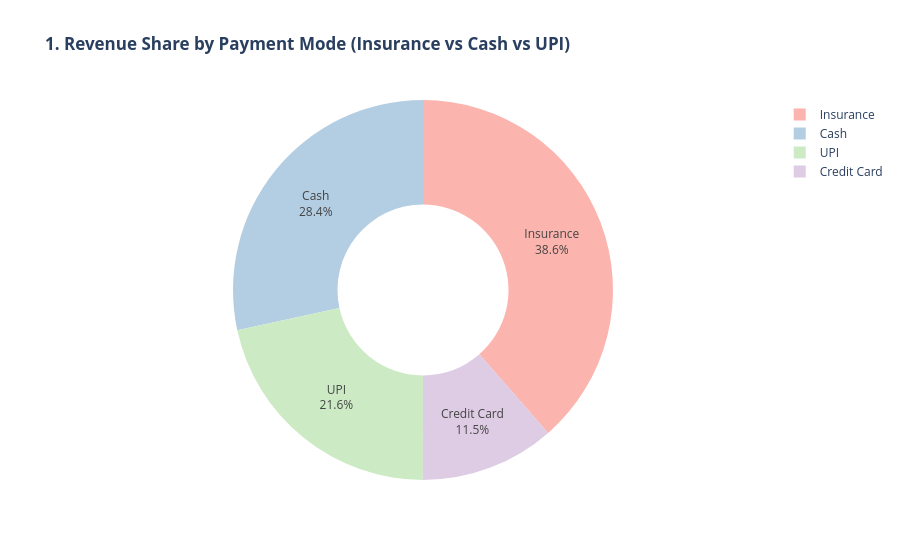
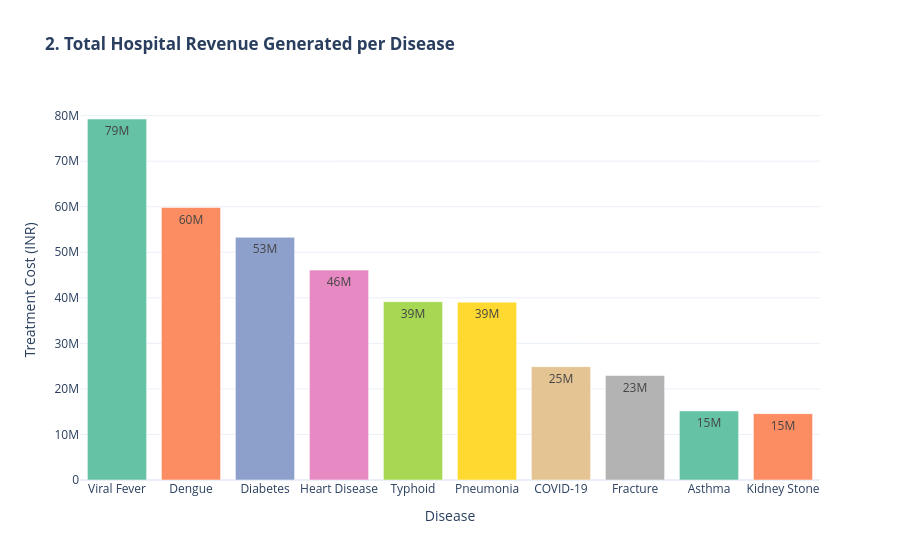
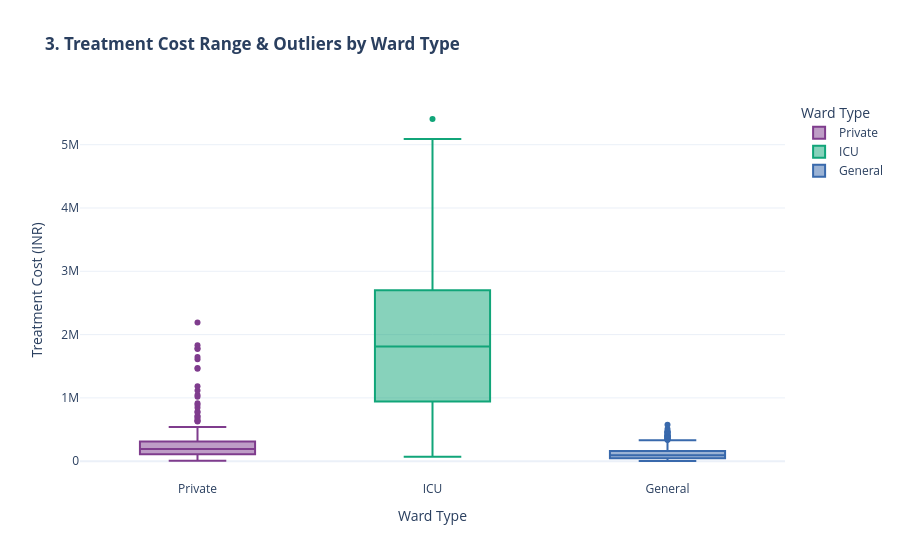

The notebook cell saved with these charts, in order:
### Code cell
import pandas as pd
import plotly.express as px

# -------------------------------------------------------------
# AAPKO BUS YAHAN APNA EXACT FILE PATH COPY-PASTE KARNA HAI
# -------------------------------------------------------------
file_path = r'C:\Users\Acer\Downloads\5_Cost_and_Revenue.xlsx'
# -------------------------------------------------------------

# Data Load Karein
df_cost = pd.read_excel(file_path, sheet_name='Raw Data')

# 1. Revenue Share by Payment Mode (Donut Chart)
pay_rev = df_cost.groupby('Payment Mode')['Treatment Cost (INR)'].sum().reset_index()
pay_rev.columns = ['Payment Mode', 'Total Revenue']

fig_pay = px.pie(
    pay_rev, 
    names='Payment Mode', 
    values='Total Revenue',
    title='<b>1. Revenue Share by Payment Mode (Insurance vs Cash vs UPI)</b>',
    hole=0.45,
    color_discrete_sequence=px.colors.qualitative.Pastel1
)
fig_pay.update_traces(textinfo='percent+label')
fig_pay.show()

# 2. Total Revenue Generated by Disease (Bar Chart)
dis_rev = df_cost.groupby('Disease')['Treatment Cost (INR)'].sum().reset_index()
dis_rev = dis_rev.sort_values(by='Treatment Cost (INR)', ascending=False)

fig_dis_r = px.bar(
    dis_rev, 
    x='Disease', 
    y='Treatment Cost (INR)',
    color='Disease',
    title='<b>2. Total Hospital Revenue Generated per Disease</b>',
    text_auto='.2s',
    color_discrete_sequence=px.colors.qualitative.Set2
)
fig_dis_r.update_layout(showlegend=False, template='plotly_white')
fig_dis_r.show()

# 3. Treatment Cost Distribution across Wards (Box Plot)
fig_box = px.box(
    df_cost, 
    x='Ward Type', 
    y='Treatment Cost (INR)', 
    color='Ward Type',
    title='<b>3. Treatment Cost Range & Outliers by Ward Type</b>',
    color_discrete_sequence=px.colors.qualitative.Bold
)
fig_box.update_layout(template='plotly_white')
fig_box.show()

### Figure 1 — Plotly figure (JSON) as saved in the notebook; plotly's stock layout.template omitted (floating-point values rounded to 4 significant figures)
{"data": [{"domain": {"x": [0, 1], "y": [0, 1]}, "hole": 0.45, "hovertemplate": "Payment Mode=%{label}<br>Total Revenue=%{value}<extra></extra>", "labels": ["Cash", "Credit Card", "Insurance", "UPI"], "legendgroup": "", "name": "", "showlegend": true, "textinfo": "percent+label", "type": "pie", "values": [111900000.0, 45170000.0, 152000000.0, 85150000.0]}], "layout": {"legend": {"tracegroupgap": 0}, "piecolorway": ["rgb(251,180,174)", "rgb(179,205,227)", "rgb(204,235,197)", "rgb(222,203,228)", "rgb(254,217,166)", "rgb(255,255,204)", "rgb(229,216,189)", "rgb(253,218,236)", "rgb(242,242,242)"], "title": {"text": "<b>1. Revenue Share by Payment Mode (Insurance vs Cash vs UPI)</b>"}}}

### Figure 2 — Plotly figure (JSON) as saved in the notebook; plotly's stock layout.template omitted (floating-point values rounded to 4 significant figures)
{"data": [{"hovertemplate": "Disease=%{x}<br>Treatment Cost (INR)=%{y}<extra></extra>", "legendgroup": "Viral Fever", "marker": {"color": "rgb(102,194,165)", "pattern": {"shape": ""}}, "name": "Viral Fever", "orientation": "v", "showlegend": true, "textposition": "auto", "texttemplate": "%{y:.2s}", "type": "bar", "x": ["Viral Fever"], "xaxis": "x", "y": [79260000.0], "yaxis": "y"}, {"hovertemplate": "Disease=%{x}<br>Treatment Cost (INR)=%{y}<extra></extra>", "legendgroup": "Dengue", "marker": {"color": "rgb(252,141,98)", "pattern": {"shape": ""}}, "name": "Dengue", "orientation": "v", "showlegend": true, "textposition": "auto", "texttemplate": "%{y:.2s}", "type": "bar", "x": ["Dengue"], "xaxis": "x", "y": [59830000.0], "yaxis": "y"}, {"hovertemplate": "Disease=%{x}<br>Treatment Cost (INR)=%{y}<extra></extra>", "legendgroup": "Diabetes", "marker": {"color": "rgb(141,160,203)", "pattern": {"shape": ""}}, "name": "Diabetes", "orientation": "v", "showlegend": true, "textposition": "auto", "texttemplate": "%{y:.2s}", "type": "bar", "x": ["Diabetes"], "xaxis": "x", "y": [53290000.0], "yaxis": "y"}, {"hovertemplate": "Disease=%{x}<br>Treatment Cost (INR)=%{y}<extra></extra>", "legendgroup": "Heart Disease", "marker": {"color": "rgb(231,138,195)", "pattern": {"shape": ""}}, "name": "Heart Disease", "orientation": "v", "showlegend": true, "textposition": "auto", "texttemplate": "%{y:.2s}", "type": "bar", "x": ["Heart Disease"], "xaxis": "x", "y": [46090000.0], "yaxis": "y"}, {"hovertemplate": "Disease=%{x}<br>Treatment Cost (INR)=%{y}<extra></extra>", "legendgroup": "Typhoid", "marker": {"color": "rgb(166,216,84)", "pattern": {"shape": ""}}, "name": "Typhoid", "orientation": "v", "showlegend": true, "textposition": "auto", "texttemplate": "%{y:.2s}", "type": "bar", "x": ["Typhoid"], "xaxis": "x", "y": [39150000.0], "yaxis": "y"}, {"hovertemplate": "Disease=%{x}<br>Treatment Cost (INR)=%{y}<extra></extra>", "legendgroup": "Pneumonia", "marker": {"color": "rgb(255,217,47)", "pattern": {"shape": ""}}, "name": "Pneumonia", "orientation": "v", "showlegend": true, "textposition": "auto", "texttemplate": "%{y:.2s}", "type": "bar", "x": ["Pneumonia"], "xaxis": "x", "y": [39040000.0], "yaxis": "y"}, {"hovertemplate": "Disease=%{x}<br>Treatment Cost (INR)=%{y}<extra></extra>", "legendgroup": "COVID-19", "marker": {"color": "rgb(229,196,148)", "pattern": {"shape": ""}}, "name": "COVID-19", "orientation": "v", "showlegend": true, "textposition": "auto", "texttemplate": "%{y:.2s}", "type": "bar", "x": ["COVID-19"], "xaxis": "x", "y": [24890000.0], "yaxis": "y"}, {"hovertemplate": "Disease=%{x}<br>Treatment Cost (INR)=%{y}<extra></extra>", "legendgroup": "Fracture", "marker": {"color": "rgb(179,179,179)", "pattern": {"shape": ""}}, "name": "Fracture", "orientation": "v", "showlegend": true, "textposition": "auto", "texttemplate": "%{y:.2s}", "type": "bar", "x": ["Fracture"], "xaxis": "x", "y": [22950000.0], "yaxis": "y"}, {"hovertemplate": "Disease=%{x}<br>Treatment Cost (INR)=%{y}<extra></extra>", "legendgroup": "Asthma", "marker": {"color": "rgb(102,194,165)", "pattern": {"shape": ""}}, "name": "Asthma", "orientation": "v", "showlegend": true, "textposition": "auto", "texttemplate": "%{y:.2s}", "type": "bar", "x": ["Asthma"], "xaxis": "x", "y": [15180000.0], "yaxis": "y"}, {"hovertemplate": "Disease=%{x}<br>Treatment Cost (INR)=%{y}<extra></extra>", "legendgroup": "Kidney Stone", "marker": {"color": "rgb(252,141,98)", "pattern": {"shape": ""}}, "name": "Kidney Stone", "orientation": "v", "showlegend": true, "textposition": "auto", "texttemplate": "%{y:.2s}", "type": "bar", "x": ["Kidney Stone"], "xaxis": "x", "y": [14570000.0], "yaxis": "y"}], "layout": {"barmode": "relative", "legend": {"title": {"text": "Disease"}, "tracegroupgap": 0}, "showlegend": false, "title": {"text": "<b>2. Total Hospital Revenue Generated per Disease</b>"}, "xaxis": {"anchor": "y", "categoryarray": ["Viral Fever", "Dengue", "Diabetes", "Heart Disease", "Typhoid", "Pneumonia", "COVID-19", "Fracture", "Asthma", "Kidney Stone"], "categoryorder": "array", "domain": [0, 1], "title": {"text": "Disease"}}, "yaxis": {"anchor": "x", "domain": [0, 1], "title": {"text": "Treatment Cost (INR)"}}}}

### Figure 3 — Plotly figure (JSON) as saved in the notebook; plotly's stock layout.template omitted (floating-point values rounded to 4 significant figures; data arrays with more than 128 entries replaced by an {"elided": "..."} marker saying what was removed)
{"data": [{"alignmentgroup": "True", "hovertemplate": "Ward Type=%{x}<br>Treatment Cost (INR)=%{y}<extra></extra>", "legendgroup": "Private", "marker": {"color": "rgb(127, 60, 141)"}, "name": "Private", "notched": false, "offsetgroup": "Private", "orientation": "v", "showlegend": true, "type": "box", "x": {"elided": "271 str values"}, "x0": " ", "xaxis": "x", "y": {"elided": "271 float values"}, "y0": " ", "yaxis": "y"}, {"alignmentgroup": "True", "hovertemplate": "Ward Type=%{x}<br>Treatment Cost (INR)=%{y}<extra></extra>", "legendgroup": "ICU", "marker": {"color": "rgb(17, 165, 121)"}, "name": "ICU", "notched": false, "offsetgroup": "ICU", "orientation": "v", "showlegend": true, "type": "box", "x": {"elided": "129 str values"}, "x0": " ", "xaxis": "x", "y": {"elided": "129 float values"}, "y0": " ", "yaxis": "y"}, {"alignmentgroup": "True", "hovertemplate": "Ward Type=%{x}<br>Treatment Cost (INR)=%{y}<extra></extra>", "legendgroup": "General", "marker": {"color": "rgb(57, 105, 172)"}, "name": "General", "notched": false, "offsetgroup": "General", "orientation": "v", "showlegend": true, "type": "box", "x": {"elided": "600 str values"}, "x0": " ", "xaxis": "x", "y": {"elided": "600 float values"}, "y0": " ", "yaxis": "y"}], "layout": {"boxmode": "overlay", "legend": {"title": {"text": "Ward Type"}, "tracegroupgap": 0}, "title": {"text": "<b>3. Treatment Cost Range & Outliers by Ward Type</b>"}, "xaxis": {"anchor": "y", "categoryarray": ["Private", "ICU", "General"], "categoryorder": "array", "domain": [0, 1], "title": {"text": "Ward Type"}}, "yaxis": {"anchor": "x", "domain": [0, 1], "title": {"text": "Treatment Cost (INR)"}}}}
